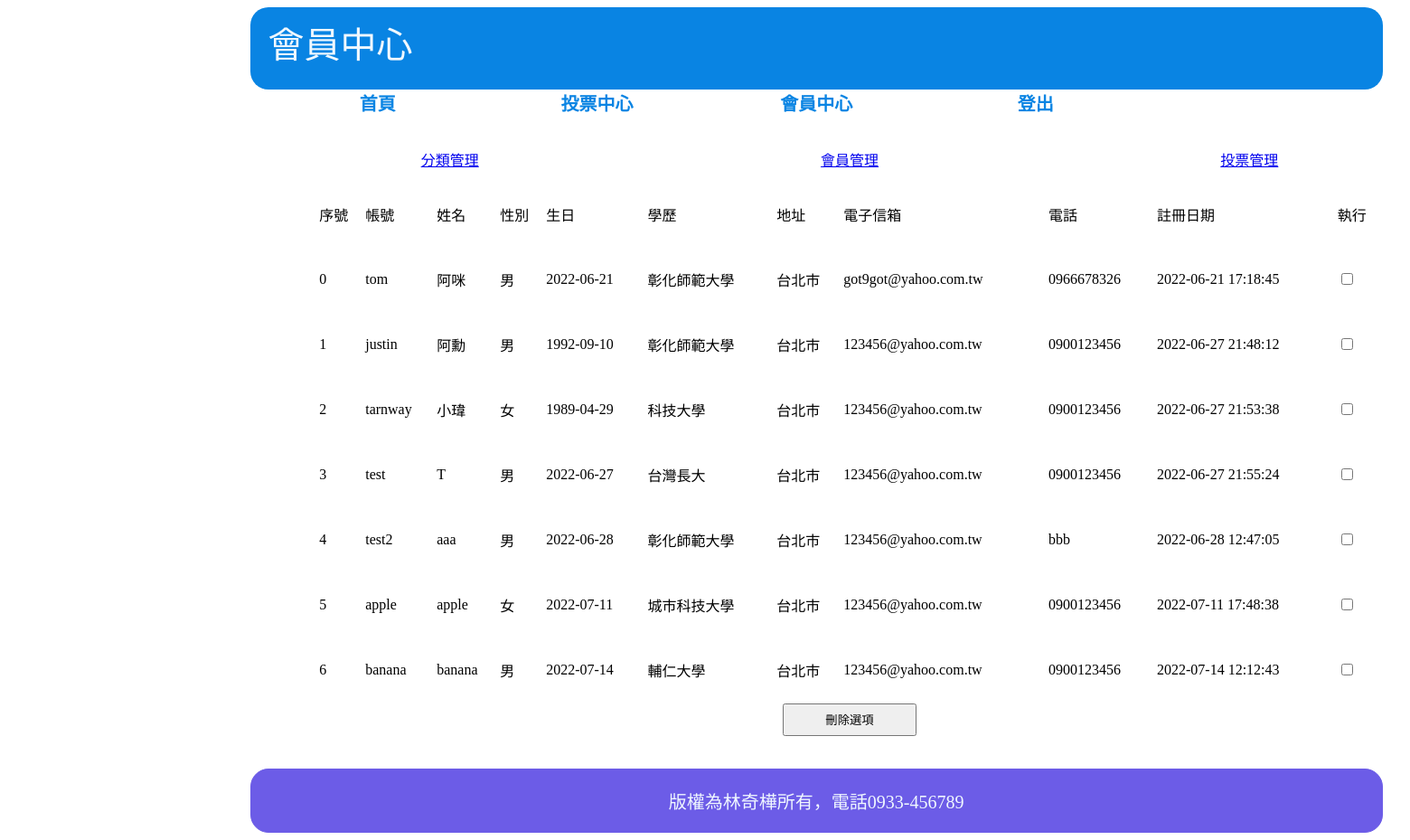
Page /back/back.php?table=2 (signed in) on the committed database.
### tables this page shows
CREATE TABLE `users` (
  `id` int(11) UNSIGNED NOT NULL,
  `acc` varchar(12) NOT NULL,
  `pw` varchar(32) NOT NULL COMMENT '密碼',
  `name` varchar(12) NOT NULL,
  `gender` tinyint(1) UNSIGNED NOT NULL,
  `birthday` date NOT NULL,
  `eduction` varchar(32) NOT NULL,
  `addr` varchar(64) NOT NULL,
  `idcard` varchar(12) NOT NULL,
  `e-mail` varchar(64) NOT NULL,
  `phone` varchar(12) NOT NULL,
  `passnote` varchar(12) NOT NULL,
  `reg_date` datetime NOT NULL,
  `update_date` date NOT NULL
);

### function.php (called while the page is built, shortened)
<?php
function pdo()
{
    $dsn = "mysql:host=localhost;charset=utf8;dbname=vote";
    return  new PDO($dsn, 'root', '');
}
function all($table, ...$arg)
{
    $pdo = pdo();
    $sql = "SELECT * FROM $table ";
    return $pdo->query($sql)->fetchAll(PDO::FETCH_ASSOC);
}

### back/back.php (the view, shortened to what this page needs)
<!DOCTYPE html>
<html lang="en">
<head>
    <link rel="stylesheet" href="../css/body.css">
</head>
<body>
    <div id="header">
        <div>會員中心</div>
        <nav>
            <a href="../index.php">首頁</a>
            <?php
            if (isset($_SESSION)) {
                if ($_SESSION['id'] <= 3) {
                    echo   "<a href='../front/vote_center.php'>投票中心</a>";
                    echo   "<a href='../front/member_center.php'>會員中心</a>";
                } else {
                    echo   "<a href='../front/vote_center.php'>投票中心</a>";
                }
            }
            if (isset($_SESSION['user'])) {
            ?>
                <a href="../login/logout.php">登出</a>
            <?php
            } else {
            ?>
                <a href="../login/login.php">登入</a>
            <?php
            }
            ?>
        </nav>
    </div>
    <div id="content">
        <a href="./back.php?table=1" id="type_table">分類管理</a>
        <a href="./back.php?table=2" id="user_table">會員管理</a>
        <a href="./back.php?table=3" id="subject_table">投票管理</a>
        <?php
        if(isset($_GET['table'])){
        switch ($_GET['table']) {
        ?>
        <?php
            case '2':
        ?>
        <table id="users">
            <form action="./delete.php" method="post">
                        <tr>
                            <td>序號</td>
                            <td>帳號</td>
                            <td>姓名</td>
                            <td>性別</td>
                            <td>生日</td>
                            <td>學歷</td>
                            <td>地址</td>
                            <td>電子信箱</td>
                            <td>電話</td>
                            <td>註冊日期</td>
                            <td>執行</td>
                        </tr>
                    <?php
                    include_once "../function.php";
                    $table = 'users';
                    $users = all($table);
                    foreach ($users as $key => $user) {
                        echo "<tr>";
                        echo "<td>{$key}</td>";
                        echo "<td>{$user['acc']}</td>";
                        echo "<td>{$user['name']}</td>";
                        if ($user['gender'] == 0) {
                            $gender = '男';
                        } else {
                            $gender = '女';
                        }
                        echo "<td id='gender'>{$gender}</td>";
                        echo "<td>{$user['birthday']}</td>";
                        echo "<td>{$user['eduction']}</td>";
                        echo "<td>{$user['addr']}</td>";
                        echo "<td>{$user['e-mail']}</td>";
                        echo "<td>{$user['phone']}</td>";
                        echo "<td>{$user['reg_date']}</td>";
                        echo "<td><input type='checkbox' name='user[]' value='{$user['id']}'><label></label></td>";
                        echo "</tr>";
                    }
                    ?>
                    <input type='submit' id='user_del' value='刪除選項'>
            </form>
        </table>
        <?php
                break;
        ?><table id="sub_table">
        <?php
        }
    }
        ?>
    </div>
    <?php
   include "./footer.php";
   ?>
</body>
</html>

### css/body.css (style rules this page uses)
body { display: grid; width: 1880px; height: 913px; grid-template-columns: repeat(21,calc(100% / 21 )); grid-template-rows: repeat(15,1fr); }
#header { display: grid; grid-template-columns: repeat(3,1fr); grid-template-rows: repeat(2,1fr) 0.5fr; grid-column: 4/18; grid-row: 1/3; }
#header>div { width: calc(100% - 40px); height: calc(100% - 20px); background-color: #0984e3; color: aliceblue; border-radius:20px; font-size: 40px; padding:10px 20px; grid-column: 1/4; grid-row: 1/3; }
#header>nav { padding:0 20px; text-align: center; display: grid; grid-template-columns: repeat(5,1fr); grid-column: 1/4; grid-row: 3/4; }
#header>nav>a { grid-column: 1 1 1 1 1; background-color: white; color: #0984e3; border-radius:0 0 50px 50px ; text-decoration:none; font-size: 20px; font-weight: bold; }
#content { display: grid; width: 100%; grid-template-columns: repeat(17,calc(100% / 17)); grid-template-rows: repeat(20,1fr); grid-column: 4/18; grid-row: 3/15; }

### back/back.php (style rules this page uses)
#type_table { text-align: center; grid-column: 2/6; grid-row: 2/3; }
#user_table { text-align: center; grid-column: 8/12; grid-row: 2/3; }
#users { grid-column: 2/20; grid-row: 3/19; }
#user_del { grid-column: 9/11; grid-row: 19/20; }
#subject_table { text-align: center; grid-column: 14/18; grid-row: 2/3; }

### rows in the picture
users: key "0", acc "tom", name "阿咪", gender "男", birthday "2022-06-21", eduction "彰化師範大學", addr "台北市", value "got9got@yahoo.com.tw", phone "0966678326", reg_date "2022-06-21 17:18:45"
users: key "1", acc "justin", name "阿勳", gender "男", birthday "1992-09-10", eduction "彰化師範大學", addr "台北市", value "123456@yahoo.com.tw", phone "0900123456", reg_date "2022-06-27 21:48:12"
users: key "2", acc "tarnway", name "小瑋", gender "女", birthday "1989-04-29", eduction "科技大學", addr "台北市", value "123456@yahoo.com.tw", phone "0900123456", reg_date "2022-06-27 21:53:38"
users: key "3", acc "test", name "T", gender "男", birthday "2022-06-27", eduction "台灣長大", addr "台北市", value "123456@yahoo.com.tw", phone "0900123456", reg_date "2022-06-27 21:55:24"
users: key "4", acc "test2", name "aaa", gender "男", birthday "2022-06-28", eduction "彰化師範大學", addr "台北市", value "123456@yahoo.com.tw", phone "bbb", reg_date "2022-06-28 12:47:05"
users: key "5", acc "apple", name "apple", gender "女", birthday "2022-07-11", eduction "城市科技大學", addr "台北市", value "123456@yahoo.com.tw", phone "0900123456", reg_date "2022-07-11 17:48:38"
users: key "6", acc "banana", name "banana", gender "男", birthday "2022-07-14", eduction "輔仁大學", addr "台北市", value "123456@yahoo.com.tw", phone "0900123456", reg_date "2022-07-14 12:12:43"
